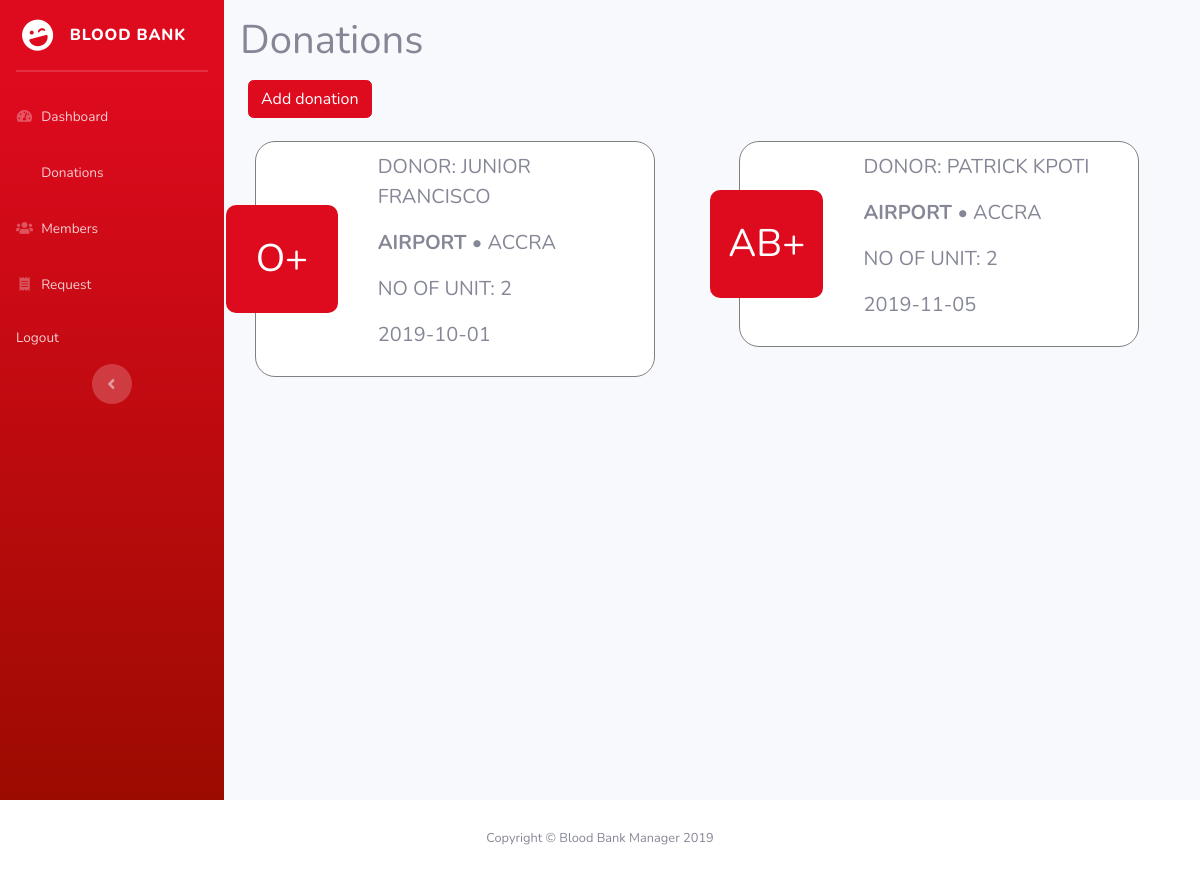
Page /camp_manager/donation.php (signed in) on the committed database.
### tables this page shows
CREATE TABLE IF NOT EXISTS `donation` (
  `did` int(11) NOT NULL AUTO_INCREMENT,
  `camp` int(9) DEFAULT NULL,
  `units` int(2) DEFAULT NULL,
  `dateofdon` date DEFAULT NULL,
  `donor` int(7) DEFAULT NULL,
  PRIMARY KEY (`did`),
  KEY `camp` (`camp`),
  KEY `donor` (`donor`)
);

CREATE TABLE IF NOT EXISTS `users` (
  `uid` int(7) NOT NULL AUTO_INCREMENT,
  `firstname` varchar(50) DEFAULT NULL,
  `lastname` varchar(50) DEFAULT NULL,
  `gender` enum('male','female') DEFAULT NULL,
  `bloodGroup` varchar(5) DEFAULT NULL,
  `city` int(5) DEFAULT NULL,
  `email` varchar(255) DEFAULT NULL,
  `password` varchar(255) DEFAULT NULL,
  `phone` varchar(25) DEFAULT NULL,
  PRIMARY KEY (`uid`),
  KEY `city` (`city`)
);

CREATE TABLE IF NOT EXISTS `camp` (
  `cpid` int(9) NOT NULL AUTO_INCREMENT,
  `cp_name` varchar(150) DEFAULT NULL,
  `city` int(5) DEFAULT NULL,
  `region` int(5) DEFAULT NULL,
  `street` varchar(255) DEFAULT NULL,
  `phone` varchar(15) DEFAULT NULL,
  PRIMARY KEY (`cpid`),
  KEY `city` (`city`),
  KEY `region` (`region`)
);

CREATE TABLE IF NOT EXISTS `city` (
  `cid` int(5) NOT NULL AUTO_INCREMENT,
  `c_name` varchar(255) DEFAULT NULL,
  `region` int(3) DEFAULT NULL,
  PRIMARY KEY (`cid`),
  KEY `region` (`region`)
);

### camp_manager/donation.php (the view, shortened to what this page needs)
<?php include 'inc/head.php';
session_start();?>
<body id="page-top">
  <div id="wrapper">
    <?php include 'inc/sidebar.php';?>
    <div id="content-wrapper" class="d-flex flex-column container p-3">
      <div id="content">
          <h1>Donations</h1>
	<?php
try {
    include 'connect.php';
	$stmt = $DB->query('SELECT * FROM donation
	inner join users on donor = uid
	inner join camp on camp = cpid
	inner join city on camp.city = cid where camp ='.$_SESSION['BB_MGR']['camp']);
?>
		  <a href="add-donation.php" class="btn btn-primary m-2"> Add donation</a>
		<div class="row">
	<?php
	while($row = $stmt->fetch()){
		echo '   <div class="col-md-6">
		<div class="card donation">
			<div class="blood-group">
				<span>'.$row['bloodGroup'].'</span>
			</div>
			<div class="donation-info text-uppercase">
				<p >Donor: '.$row['firstname'].' '.$row['lastname'].'</p>
				<p><strong>'.$row['cp_name'].' </strong> &bullet; '.$row['c_name'].'</p>
				<p>No of unit: '.$row['units'].'</p>
				<p>'.$row['dateofdon'].'</p>
			</div>
		</div>
	</div>
';
	}
} catch(PDOException $e) {
		    echo $e->getMessage();
		}
		include_once 'inc/footer.php';
	?>

### camp_manager/inc/head.php (style rules this page uses)
.donor, .camp, .unit, .donation, .request { display: flex; flex-direction: row; width: 350px; margin: 15px; border: 1px solid grey; position: relative; border-radius: 20px; align-items: center; padding: 10px; }
.donor-group, .unit-group, .blood-group, .request-bg { width: 30%; display: flex; justify-content: center; align-items: center; font-size: 2.4rem; color: white; position: relative; left: -25px; border-radius: 10px; padding: 10px; }
.donation,.request { width: 400px; padding: 10px; font-size: 20px; }
.blood-group, .request-bg { background: #DE0A1E; left: -40px; top: 0; padding: 25px 10px; }

### rows in the picture
donation: users.bloodGroup "O+", users.firstname "JUNIOR", users.lastname "FRANCISCO", camp.cp_name "AIRPORT", city.c_name "ACCRA", units "2", dateofdon "2019-10-01"
donation: users.bloodGroup "AB+", users.firstname "PATRICK", users.lastname "KPOTI", camp.cp_name "AIRPORT", city.c_name "ACCRA", units "2", dateofdon "2019-11-05"
